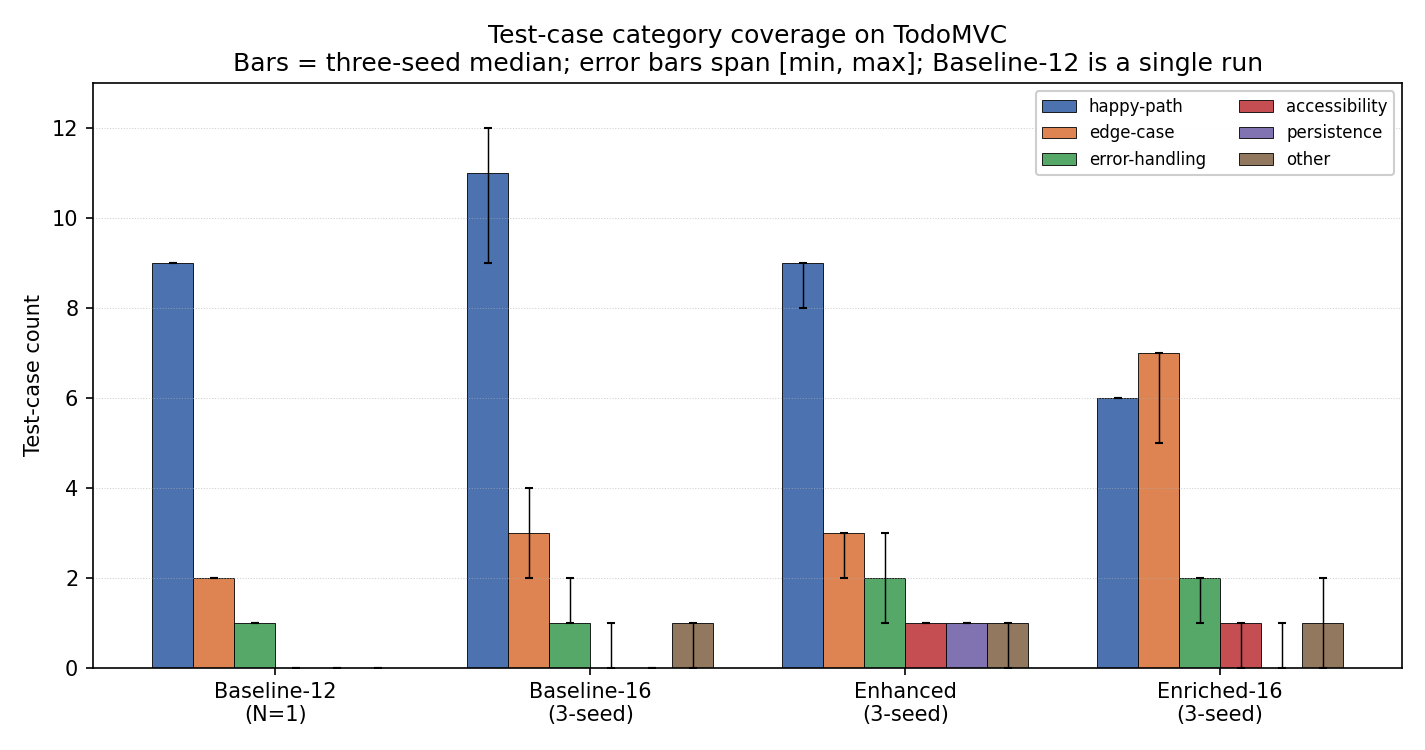

The script that saved this image:
#!/usr/bin/env python3
"""Generate category_coverage.png for Article 1, Figure 2.

Plots test-case category coverage on TodoMVC across the four reported
configurations: Baseline-12, Baseline-16, Baseline-16-Enhanced, and
Enriched-16. Baseline-12 is a single run; the three N=16
configurations are three-seed groups (medians shown as bars, [min,max]
as error bars).

Seed sources:
  * Baseline-16 seed 1  -> results/results_baseline16_count_matched.json
  * Baseline-16 seeds 2,3 -> results/results_multi_seed.json
  * Enhanced     seed 1  -> results/results_baseline16_enhanced.json
  * Enhanced     seeds 2,3 -> results/results_multi_seed.json
  * Enriched-16  seed 1  -> results/results_v2_lenient_judge_2026-05-24.json
  * Enriched-16  seeds 2,3 -> results/results_multi_seed.json
  * Baseline-12          -> results/results_v2_lenient_judge_2026-05-24.json
                            (baseline block from the original E2 run, which
                            is the source for the manuscript section 4.3
                            primary table Baseline-12 row)

Run from the repository root:

    python figures/category_coverage.py
"""
from __future__ import annotations

import json
import os
import statistics
import sys
from collections import Counter

import matplotlib.pyplot as plt
import numpy as np


REPO_ROOT = os.path.dirname(os.path.dirname(os.path.abspath(__file__)))
RESULTS = os.path.join(REPO_ROOT, "results")
OUT_PATH = os.path.join(REPO_ROOT, "figures", "category_coverage.png")

CATEGORIES = [
    "happy-path",
    "edge-case",
    "error-handling",
    "accessibility",
    "persistence",
    "other",
]


def count_categories(test_cases) -> Counter:
    return Counter(tc.get("category", "other") for tc in test_cases)


def load_json(name):
    with open(os.path.join(RESULTS, name)) as f:
        return json.load(f)


def load_seed1_counts():
    """Section 4.3 seed-1 sources (matching the manuscript)."""
    b16 = count_categories(load_json("results_baseline16_count_matched.json")["testCases"])
    enh = count_categories(load_json("results_baseline16_enhanced.json")["testCases"])
    en = count_categories(load_json("results_v2_lenient_judge_2026-05-24.json")["enriched"]["testCases"])
    return b16, enh, en


def load_multi_seed_counts():
    """Seeds 2 and 3 from results_multi_seed.json."""
    data = load_json("results_multi_seed.json")
    out = {"Baseline-16": [], "Baseline-16-Enhanced": [], "Enriched-16": []}
    for run in data["runs"]:
        out[run["configuration"]].append(Counter(run["categoryCounts"]))
    return out


def load_baseline12():
    data = load_json("results_v2_lenient_judge_2026-05-24.json")
    return count_categories(data["baseline"]["testCases"])


def stack(counts_list, categories):
    arrs = []
    for cat in categories:
        arrs.append([c.get(cat, 0) for c in counts_list])
    return arrs


def main() -> int:
    b16_s1, enh_s1, en_s1 = load_seed1_counts()
    multi = load_multi_seed_counts()
    b12 = load_baseline12()

    b16_all = [b16_s1] + multi["Baseline-16"]
    enh_all = [enh_s1] + multi["Baseline-16-Enhanced"]
    en_all = [en_s1] + multi["Enriched-16"]

    configs = [
        ("Baseline-12\n(N=1)", [b12]),
        ("Baseline-16\n(3-seed)", b16_all),
        ("Enhanced\n(3-seed)", enh_all),
        ("Enriched-16\n(3-seed)", en_all),
    ]

    # Per-config, per-category: median, min, max
    fig, ax = plt.subplots(figsize=(9.5, 5.0))

    n_configs = len(configs)
    n_cats = len(CATEGORIES)
    x = np.arange(n_configs)
    width = 0.13

    palette = ["#4C72B0", "#DD8452", "#55A868", "#C44E52", "#8172B2", "#937860"]

    for i, cat in enumerate(CATEGORIES):
        meds = []
        mins = []
        maxs = []
        for label, counts in configs:
            vals = [c.get(cat, 0) for c in counts]
            meds.append(statistics.median(vals))
            mins.append(min(vals))
            maxs.append(max(vals))
        meds = np.array(meds, dtype=float)
        mins = np.array(mins, dtype=float)
        maxs = np.array(maxs, dtype=float)
        offsets = (i - (n_cats - 1) / 2) * width
        lower = meds - mins
        upper = maxs - meds
        ax.bar(
            x + offsets,
            meds,
            width=width,
            yerr=[lower, upper],
            capsize=2,
            label=cat,
            color=palette[i],
            edgecolor="black",
            linewidth=0.4,
            error_kw={"linewidth": 0.7, "ecolor": "black"},
        )

    ax.set_xticks(x)
    ax.set_xticklabels([c[0] for c in configs])
    ax.set_ylabel("Test-case count")
    ax.set_title(
        "Test-case category coverage on TodoMVC\n"
        "Bars = three-seed median; error bars span [min, max]; Baseline-12 is a single run"
    )
    ax.legend(loc="upper right", fontsize=8, framealpha=0.95, ncol=2)
    ax.set_ylim(0, 13)
    ax.grid(axis="y", linestyle=":", linewidth=0.5, alpha=0.6)

    plt.tight_layout()
    plt.savefig(OUT_PATH, dpi=150)
    print(f"wrote {OUT_PATH}")
    return 0


if __name__ == "__main__":
    sys.exit(main())
